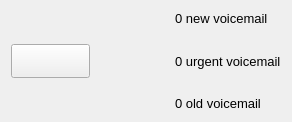
<?xml version="1.0" encoding="UTF-8"?>
<ui version="4.0">
 <class>VoicemailNotifyWidget</class>
 <widget class="QWidget" name="VoicemailNotifyWidget">
  <property name="geometry">
   <rect>
    <x>0</x>
    <y>0</y>
    <width>292</width>
    <height>122</height>
   </rect>
  </property>
  <property name="windowTitle">
   <string>Form</string>
  </property>
  <layout class="QVBoxLayout" name="verticalLayout_3">
   <item>
    <layout class="QHBoxLayout" name="horizontalLayout">
     <item>
      <layout class="QVBoxLayout" name="verticalLayout_2">
       <item>
        <spacer name="verticalSpacer_3">
         <property name="orientation">
          <enum>Qt::Vertical</enum>
         </property>
         <property name="sizeType">
          <enum>QSizePolicy::MinimumExpanding</enum>
         </property>
         <property name="sizeHint" stdset="0">
          <size>
           <width>20</width>
           <height>10</height>
          </size>
         </property>
        </spacer>
       </item>
       <item>
        <widget class="QPushButton" name="pushButton">
         <property name="sizePolicy">
          <sizepolicy hsizetype="MinimumExpanding" vsizetype="MinimumExpanding">
           <horstretch>0</horstretch>
           <verstretch>0</verstretch>
          </sizepolicy>
         </property>
         <property name="text">
          <string/>
         </property>
         <property name="icon">
          <iconset resource="ressources.qrc">
           <normaloff>:/images/icons/ic_voicemail_black_24dp_2x_.png</normaloff>:/images/icons/ic_voicemail_black_24dp_2x_.png</iconset>
         </property>
        </widget>
       </item>
       <item>
        <spacer name="verticalSpacer_4">
         <property name="orientation">
          <enum>Qt::Vertical</enum>
         </property>
         <property name="sizeType">
          <enum>QSizePolicy::MinimumExpanding</enum>
         </property>
         <property name="sizeHint" stdset="0">
          <size>
           <width>20</width>
           <height>10</height>
          </size>
         </property>
        </spacer>
       </item>
      </layout>
     </item>
     <item>
      <spacer name="horizontalSpacer">
       <property name="orientation">
        <enum>Qt::Horizontal</enum>
       </property>
       <property name="sizeType">
        <enum>QSizePolicy::MinimumExpanding</enum>
       </property>
       <property name="sizeHint" stdset="0">
        <size>
         <width>15</width>
         <height>20</height>
        </size>
       </property>
      </spacer>
     </item>
     <item>
      <layout class="QVBoxLayout" name="verticalLayout">
       <item>
        <widget class="QLabel" name="newVoicemailLabel">
         <property name="font">
          <font>
           <pointsize>10</pointsize>
          </font>
         </property>
         <property name="text">
          <string>0 new voicemail</string>
         </property>
        </widget>
       </item>
       <item>
        <spacer name="verticalSpacer">
         <property name="orientation">
          <enum>Qt::Vertical</enum>
         </property>
         <property name="sizeType">
          <enum>QSizePolicy::MinimumExpanding</enum>
         </property>
         <property name="sizeHint" stdset="0">
          <size>
           <width>20</width>
           <height>10</height>
          </size>
         </property>
        </spacer>
       </item>
       <item>
        <widget class="QLabel" name="urgentVoicemailLabel">
         <property name="font">
          <font>
           <pointsize>10</pointsize>
          </font>
         </property>
         <property name="text">
          <string>0 urgent voicemail</string>
         </property>
        </widget>
       </item>
       <item>
        <spacer name="verticalSpacer_2">
         <property name="orientation">
          <enum>Qt::Vertical</enum>
         </property>
         <property name="sizeType">
          <enum>QSizePolicy::MinimumExpanding</enum>
         </property>
         <property name="sizeHint" stdset="0">
          <size>
           <width>20</width>
           <height>10</height>
          </size>
         </property>
        </spacer>
       </item>
       <item>
        <widget class="QLabel" name="oldVoicemailLabel">
         <property name="font">
          <font>
           <pointsize>10</pointsize>
          </font>
         </property>
         <property name="text">
          <string>0 old voicemail</string>
         </property>
        </widget>
       </item>
      </layout>
     </item>
    </layout>
   </item>
  </layout>
 </widget>
 <resources>
  <include location="ressources.qrc"/>
 </resources>
 <connections/>
</ui>
